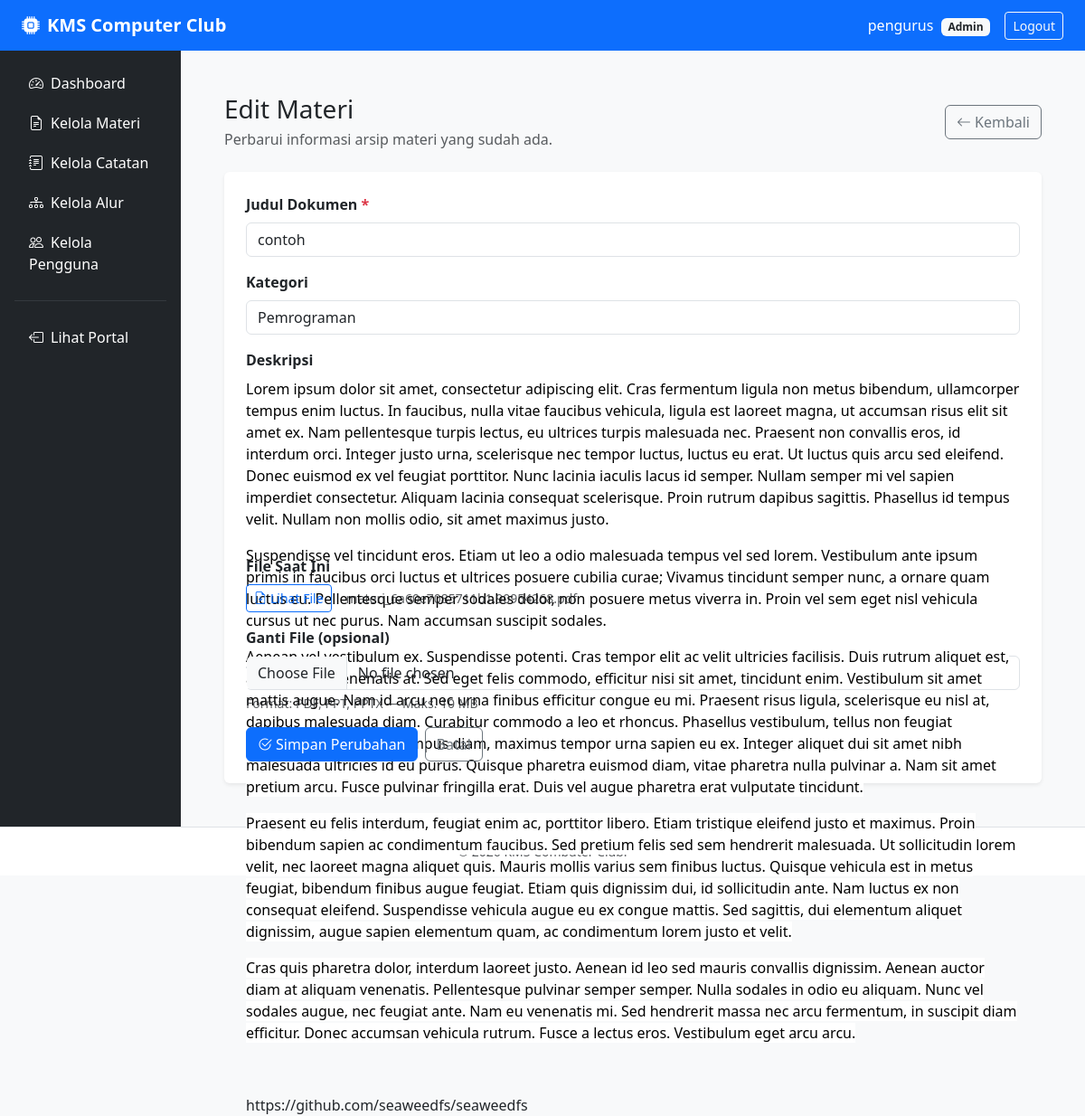
Screenshot of /admin/edit_materi.php?id=7 (signed in) with the database file from the repository.
### tables this page shows
CREATE TABLE `arsip_materi` (
  `id_arsip` int(11) NOT NULL,
  `id_user` int(11) NOT NULL,
  `id_approver` int(11) DEFAULT NULL,
  `judul_dokumen` varchar(255) NOT NULL,
  `deskripsi` text DEFAULT NULL,
  `kategori` varchar(100) DEFAULT NULL,
  `file_path` varchar(255) DEFAULT NULL,
  `file_media` varchar(255) DEFAULT NULL,
  `link_tautan` varchar(255) DEFAULT NULL,
  `tags` varchar(255) DEFAULT NULL,
  `status` enum('Pending','Published','Rejected') DEFAULT 'Pending',
  `alasan_reject` text DEFAULT NULL,
  `tgl_unggah` date NOT NULL
);

### admin/edit_materi.php (the view, shortened to what this page needs)
<?php
require_once '../config/koneksi.php';
$id = (int)($_GET['id'] ?? 0);
$stmt = $conn->prepare(
    "SELECT am.*, p.nama_lengkap
     FROM ARSIP_MATERI am
     JOIN PENGGUNA p ON p.id_user = am.id_user
     WHERE am.id_arsip = :id"
);
$stmt->execute([':id' => $id]);
$m = $stmt->fetch();
include '../includes/header.php';
include '../includes/sidebar.php';
?>
<link href="https://cdn.jsdelivr.net/npm/quill@2.0.3/dist/quill.snow.css" rel="stylesheet">
<div class="d-flex justify-content-between align-items-center mb-4">
    <div>
        <h1 class="h3 mb-1">Edit Materi</h1>
        <p class="text-muted mb-0">Perbarui informasi arsip materi yang sudah ada.</p>
    </div>
    <a class="btn btn-outline-secondary" href="kelola_materi.php">
        <i class="bi bi-arrow-left me-1"></i>Kembali
    </a>
</div>
<div class="card border-0 shadow-sm">
    <form class="card-body p-4" method="post"
          action="proses_materi.php?action=edit&id=<?= $m['id_arsip'] ?>"
          enctype="multipart/form-data">
        <div class="mb-3">
            <label class="form-label fw-semibold">Judul Dokumen <span class="text-danger">*</span></label>
            <input class="form-control" name="judul_dokumen"
                   value="<?= htmlspecialchars($m['judul_dokumen']) ?>" required>
        </div>
        <div class="mb-3">
            <label class="form-label fw-semibold">Kategori</label>
            <input class="form-control" name="kategori"
                   value="<?= htmlspecialchars($m['kategori'] ?? '') ?>">
        </div>
        <div class="mb-3">
            <label class="form-label fw-semibold">Deskripsi</label>
            <div id="editor-deskripsi" style="height:180px"><?= $m['deskripsi'] ?></div>
        </div>
        <?php if (!empty($m['file_path'])): ?>
            <div class="mb-3">
                <label class="form-label fw-semibold">File Saat Ini</label>
                <div class="d-flex align-items-center gap-3">
                    <a href="../<?= htmlspecialchars(ltrim($m['file_path'], '/')) ?>"
                       target="_blank" class="btn btn-sm btn-outline-primary">
                        <i class="bi bi-file-earmark-arrow-down me-1"></i>Lihat File
                    </a>
                    <small class="text-muted"><?= htmlspecialchars(basename($m['file_path'])) ?></small>
                </div>
            </div>
        <?php endif; ?>
        <div class="mb-3">
            <label class="form-label fw-semibold">
                <?= !empty($m['file_path']) ? 'Ganti File (opsional)' : 'Upload File (opsional)' ?>
            </label>
            <div class="form-text">Format: PDF, PPT, PPTX — Maks. 10 MB</div>
        </div>
        <div class="d-flex gap-2">
            <button class="btn btn-primary" type="submit">
                <i class="bi bi-check2-circle me-1"></i>Simpan Perubahan
            </button>
            <a class="btn btn-outline-secondary" href="kelola_materi.php">Batal</a>
        </div>
    </form>
</div>
<?php include '../includes/footer.php'; ?>

### rows the page displays
arsip_materi: judul_dokumen "contoh", kategori "Pemrograman", deskripsi "Lorem ipsum dolor sit amet, consectetur adipiscing elit. Cras fermentum ligula non metus bibendum, ullamcorper tempus enim luctus. In faucibus, nulla vitae faucibus vehicula, ligula est laoreet magna, ut accumsan risus elit sit amet ex. Nam pellentesque turpis lectus, eu ultrices turpis malesuada nec. Praesent non convallis eros, id interdum orci. Integer justo urna, scelerisque nec tempor luctus, luctus eu erat. Ut luctus quis arcu sed eleifend. Donec euismod ex vel feugiat porttitor. Nunc lacinia iaculis lacus id semper. Nullam semper mi vel sapien imperdiet consectetur. Aliquam lacinia consequat scelerisque. Proin rutrum dapibus sagittis. Phasellus id tempus velit. Nullam non mollis…", file_path "materi_6a60e7085711b1.90954268.pdf"

### other values shown
$_SESSION['nama_lengkap'] "pengurus"
$_SESSION['role'] "Admin"
